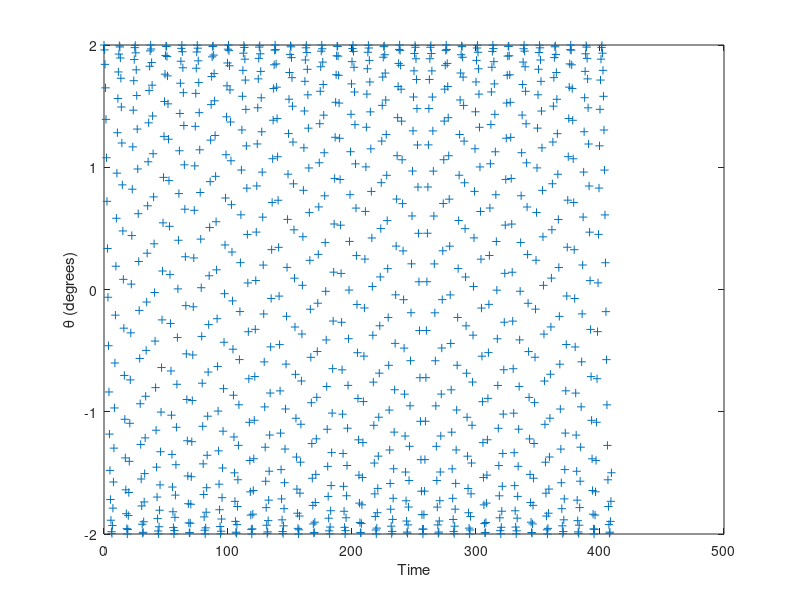
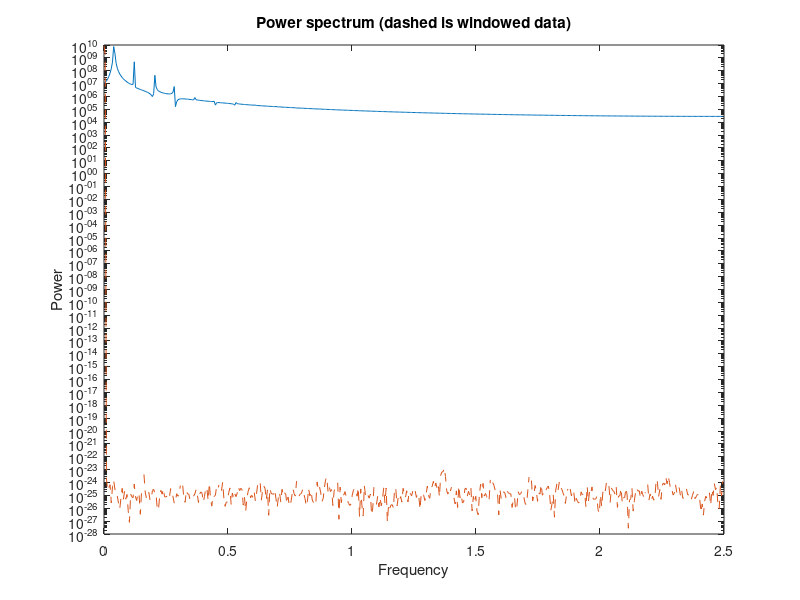

These figures' MATLAB source, in order:
% pendul - Program to compute the motion of a simple pendulum
% using the Euler or Verlet method
clear all;

th0 = [2, 179];

for th_idx = 1:2
	theta0 = th0(th_idx)

	%% initial setup

	%* Select the numerical method to use: Euler or Verlet
	NumericalMethod = 2;
						   
	%* Set initial position and velocity of pendulum
	theta = theta0*pi/180;   % Convert angle to radians
	omega = 0;               % Set the initial velocity

	%* Set the physical constants and other variables
	nstep = 1024;
	tau = 0.2;
	g_over_L = 1;            % The constant g/L
	time = (0:(nstep-1))*tau;                % Initial time
	irev = 0;                % Used to count number of reversals

	%% time series soln to motion of mass

	%* Take one backward step to start Verlet
	accel = -g_over_L*sin(theta);    % Gravitational acceleration
	theta_old = theta - omega*tau + 0.5*tau^2*accel;    

	%* Loop over desired number of steps with given time step
	%    and numerical method
	for istep=1:nstep  

	  %* Record angle and time for plotting
	  t_plot(istep) = time(istep);            
	  th_plot(istep) = theta*180/pi;   % Convert angle to degrees
	  time = time + tau;
	  
	  %* Compute new position and velocity using 
	  %    Euler or Verlet method
	  accel = -g_over_L*sin(theta);    % Gravitational acceleration
	  if( NumericalMethod == 1 )
	    theta_old = theta;               % Save previous angle
	    theta = theta + tau*omega;       % Euler method
	    omega = omega + tau*accel; 
	  else  
	    theta_new = 2*theta - theta_old + tau^2*accel;
	    theta_old = theta;			   % Verlet method
	    theta = theta_new;  
	  end
	end

	%% plot of time series

	%* Graph the oscillations as theta versus time
	clf;  figure(gcf);         % Clear and forward figure window
	plot(t_plot,th_plot,'+');
	xlabel('Time');  ylabel('\theta (degrees)');

	%% spectral analysis

	%* Calculate the power spectrum of the time series for mass #1
	f(1:nstep) = (0:(nstep-1))/(tau*nstep);      % Frequency
	x1 = th_plot;              % Displacement of mass 1
	x1fft = fft(x1);              % Fourier transform of displacement
	spect = abs(x1fft).^2;        % Power spectrum of displacement

	%* Apply the Hanning window to the time series and calculate
	%  the resulting power spectrum
	window = 0.5*(1-cos(2*pi*((1:nstep)-1)/nstep)); % Hanning window
	x1w = x1 .* window';          % Windowed time series
	x1wfft = fft(x1w);            % Fourier transf. (windowed data)
	spectw = abs(x1wfft).^2;      % Power spectrum (windowed data)

	%* Graph the power spectra for original and windowed data
	figure(2); clf;  % Clear figure 2 window and bring forward
	semilogy(f(1:(nstep/2)),spect(1:(nstep/2)),'-',...
		 f(1:(nstep/2)),spectw(1:(nstep/2)),'--');
	title('Power spectrum (dashed is windowed data)');
	xlabel('Frequency'); ylabel('Power');
end
